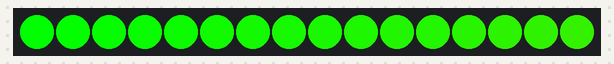
A sketch run on a simulated Arduino Uno, built with avr-gcc and run on an emulated ATmega328P. On the bench: 16 RGB LEDs in strip order, left to right. Dim RGB values are drawn brighter than linear.

Above: at 0.15 s.
At 2.61 s:
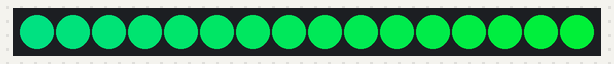
At 5.07 s:
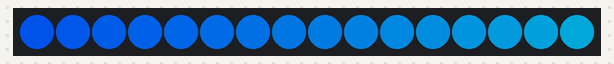
At 10.3 s:
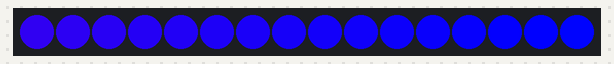
At 15.54 s:
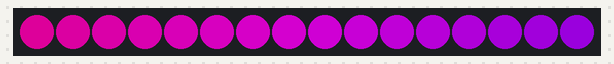
At 20.77 s:
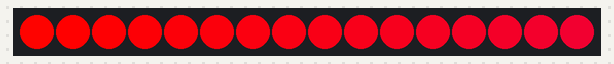

Measured:
- by itself, everything shown: repeats every 19.7 s, in 64 steps

The sketch:

test_led2.ino
```cpp
#include <Adafruit_NeoPixel.h>

// กำหนดพินที่ใช้ (A2) และจำนวนหลอด LED
#define LED_PIN A2
#define NUM_LEDS 16  // จำนวนหลอด LED

// สร้างอ็อบเจ็กต์สำหรับควบคุม NeoPixel
Adafruit_NeoPixel strip = Adafruit_NeoPixel(NUM_LEDS, LED_PIN, NEO_GRB + NEO_KHZ800);

// ฟังก์ชันสำหรับการตั้งค่า
void setup() {
  strip.begin(); // เริ่มต้น NeoPixel
  strip.show();  // ทำให้ทุก LED ดับตอนเริ่มต้น
}

// ฟังก์ชันสำหรับการวนลูป
void loop() {
  smoothRainbow(10); // ไล่สีแบบนุ่มนวล
}

// ฟังก์ชันไล่สีแบบนุ่มนวล
void smoothRainbow(uint8_t wait) {
  // "j" เป็นตัวแปรวนสำหรับไล่สี
  for (int j = 0; j < 256; j++) {
    for (int i = 0; i < strip.numPixels(); i++) {
      // คำนวณสีแบบไล่เฉดสำหรับแต่ละ LED
      strip.setPixelColor(i, Wheel((i + j) & 255));
    }
    strip.show();  // แสดงผลสีที่ตั้งค่า
    delay(wait);   // รอเวลาเพื่อความนุ่มนวล
  }
}

// ฟังก์ชันสร้างเฉดสีจากวงล้อสี (Color Wheel)
uint32_t Wheel(byte WheelPos) {
  if (WheelPos < 85) {
    return strip.Color(WheelPos * 3, 255 - WheelPos * 3, 0);
  } else if (WheelPos < 170) {
    WheelPos -= 85;
    return strip.Color(255 - WheelPos * 3, 0, WheelPos * 3);
  } else {
    WheelPos -= 170;
    return strip.Color(0, WheelPos * 3, 255 - WheelPos * 3);
  }
}
```
